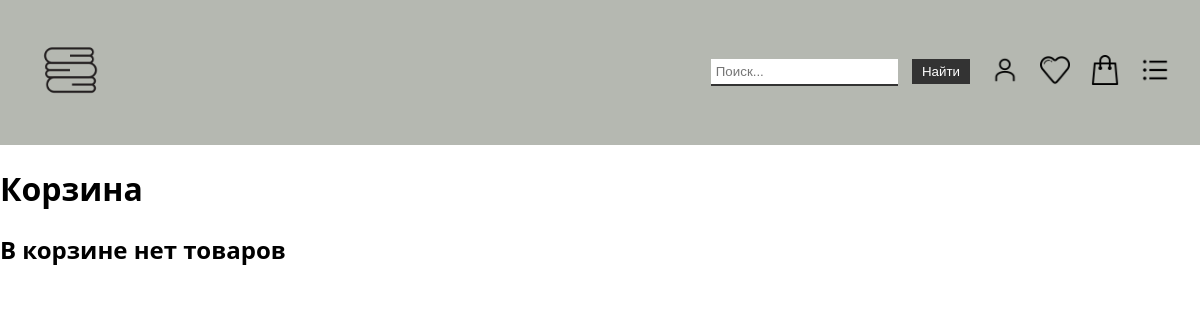
Page /cart/ (signed in) on the earlier database version.
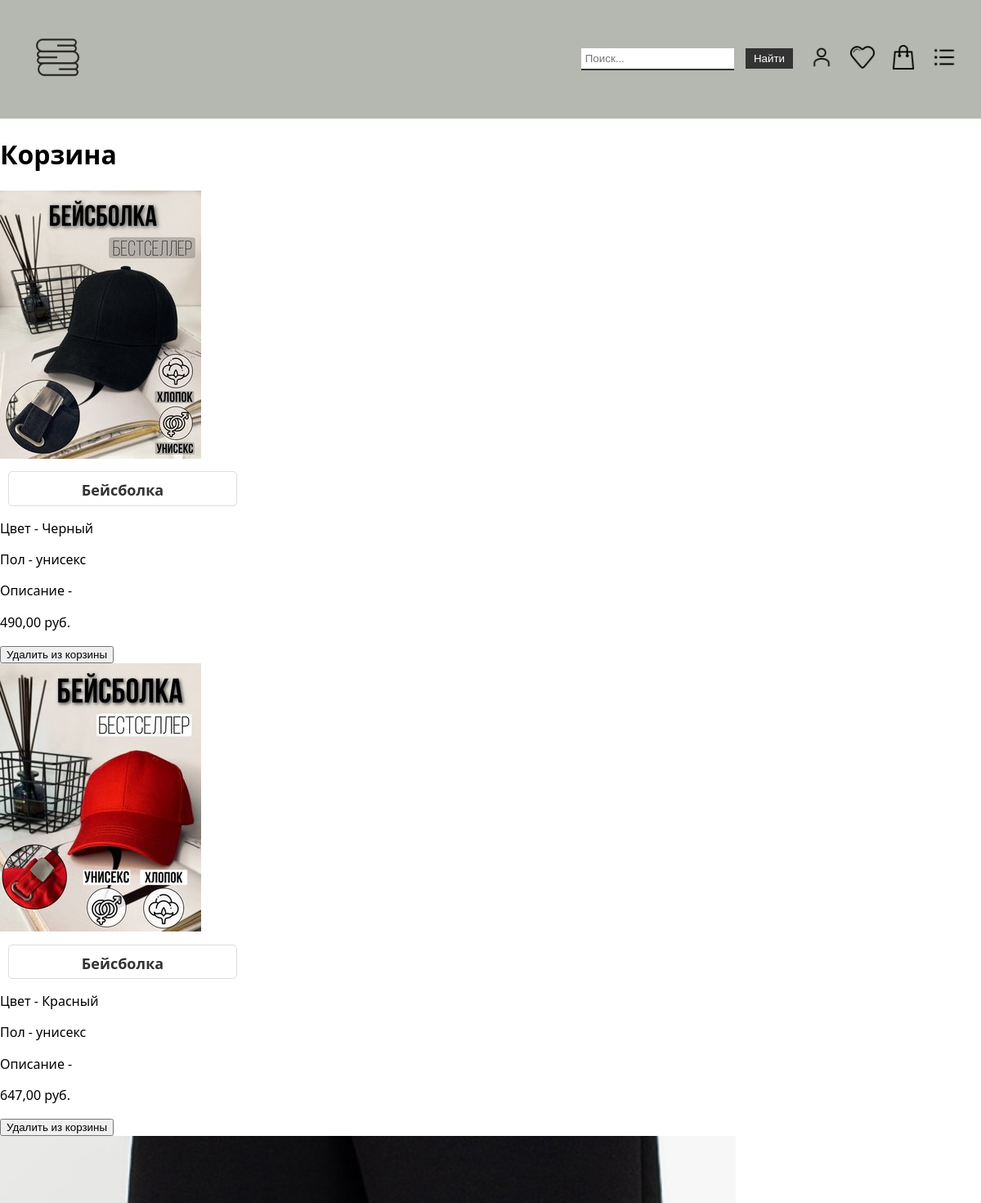
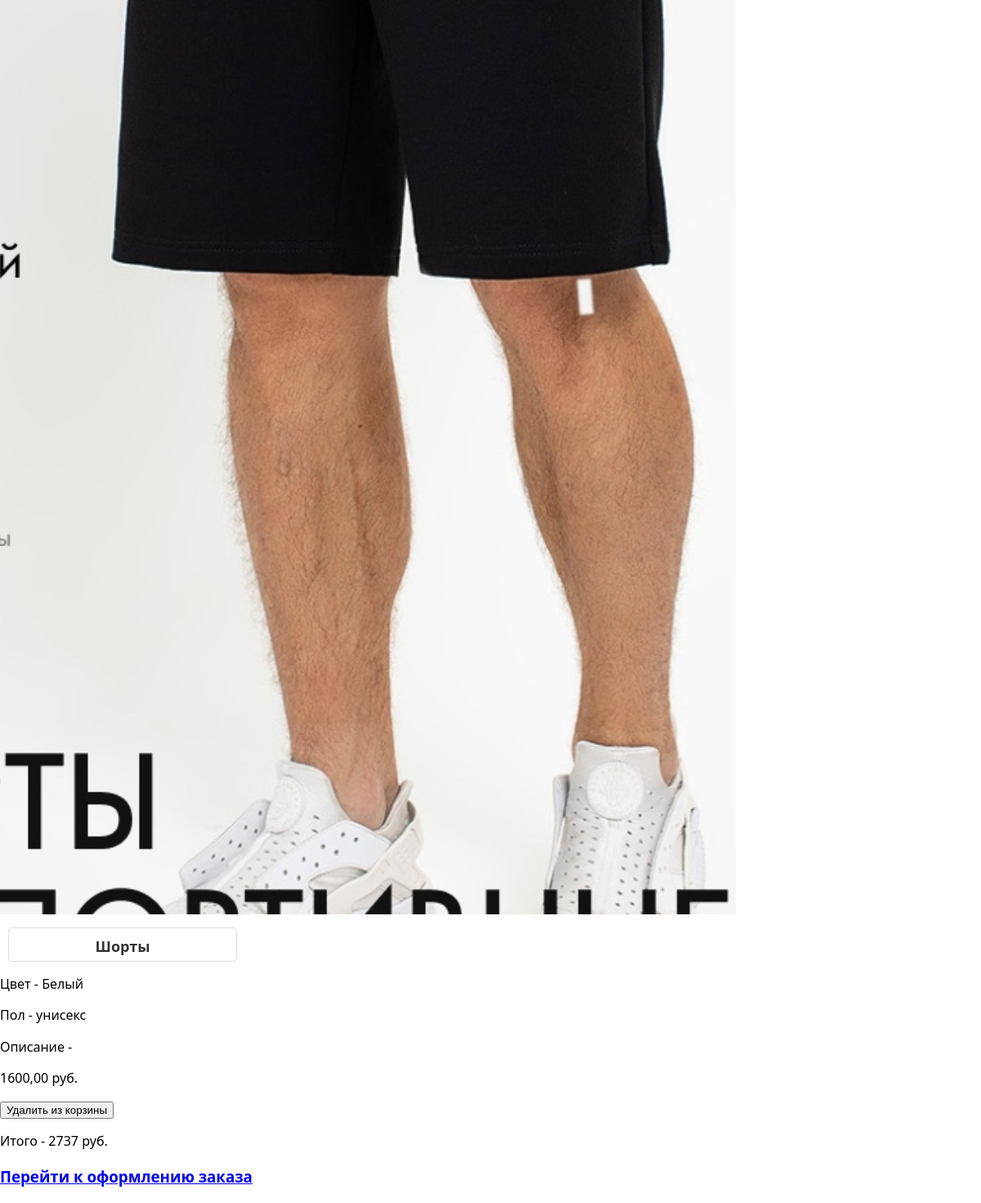
Same page on the later database version (2 pictures, top to bottom).
### product/models.py (models this page shows, shortened)
class Product(models.Model):
    title = models.CharField(max_length=100)
    slug = models.SlugField(max_length=255, unique=True, db_index=True, verbose_name="URL")
    price = models.DecimalField(max_digits=10, decimal_places=2, null=True)
    photo = models.ImageField(blank=True, upload_to='photos/%Y/%m/%d/')
    color = models.CharField(max_length=50)
    content = models.TextField(blank=True)
    search_names = models.TextField(blank=True)
    gender = models.CharField(max_length=50)
    is_published = models.BooleanField(default=True)
    cat = models.ForeignKey('Catalog', on_delete=models.PROTECT)
    def get_absolute_url(self):
        return reverse('product', kwargs={'prod_slug': self.slug})
    class Meta:
        verbose_name = 'Товар'
        verbose_name_plural = 'Товары'
        ordering = ('title', )

### product/views.py (the view)
# urls.py: path('cart/', cart, name='cart'),
def cart(request):
    if request.user.is_authenticated:
        products = Product.objects.filter(cartproduct__user=request.user)
        total_amount = products.aggregate(amount=Sum('price'))['amount']
        title = 'Корзина'
        context = {'title': title, 'menu': menu, 'products': products, 'is_cart': 'Удалить из корзины', 'amount': total_amount}
        return render(request, 'product/cart.html', context=context)
    else:
        return redirect('profile')

### product/templates/product/cart.html (shortened to what this page needs)
{% extends 'product/base.html' %}
{% block content %}
    <h1>{{ title }}</h1>
        {% if products %}
                {% for p in products %}
                        {% if p.photo %}
                          <img src="{{p.photo.url}}" alt="{{p.title}}">
                        {% else %}
                            <div style="height: 200px;"></div>
                        {% endif %}
                            <a href="{{ p.get_absolute_url }}" class="item"><h2>{{ p.title }}</h2></a>
                            <p>Цвет - {{ p.color }}</p>
                            <p>Пол - {{ p.gender }}</p>
                            <p>Описание - {{ p.context }}</p>
                            <p>{{ p.price }} руб.</p>
                            <form action="{% url 'remove_prod_cart' %}" method="POST">
                                <button type="submit">Удалить из корзины</button>
                            </form>
                {% endfor %}
            <p>Итого - {{ amount }}  руб.</p>
            <a href="#"><h3>Перейти к оформлению заказа</h3></a>
        {% else %}
            <h2>В корзине нет товаров</h2>
        {% endif %}
{% endblock content %}

Differences in the rows shown:
now on this page (row edited): Product: photo (picture), title "Бейсболка", color "Черный", gender "унисекс", price "490,00"
now on this page (row edited): Product: photo (picture), title "Бейсболка", color "Красный", gender "унисекс", price "647,00"
now on this page (row edited): Product: photo (picture), title "Шорты", color "Белый", gender "унисекс", price "1600,00"
Other differences:
{{ amount }}: (not shown) → "2737"
text no longer shown: "В корзине нет товаров"
text now shown: "Итого - руб. Перейти к оформлению заказа"
